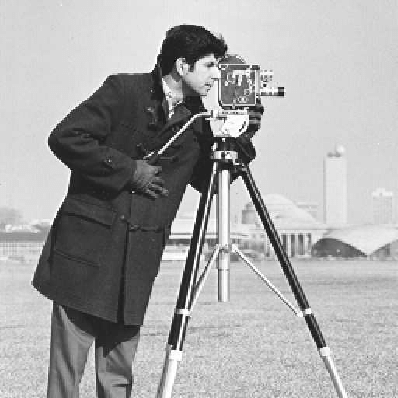
#> input picture cameraman.png, 398 x 398 px
$ python image_negative.py
#> lines starting #> are read from the running program, lines starting #| are printed output that depends on the picture
import cv2

# Specify the file name
file_name = "cameraman.png"
img = cv2.imread(file_name, cv2.IMREAD_GRAYSCALE)
#> img is the input picture: shape (398, 398); min 0, max 255, mean 167.4
negative_img = 255 - img
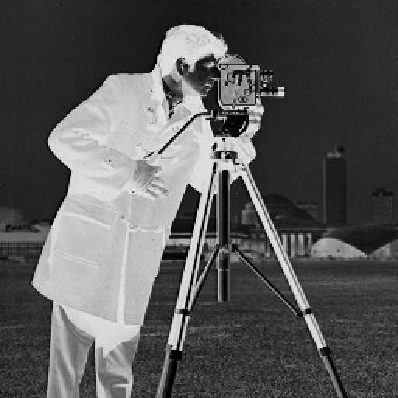
#> negative_img: shape (398, 398); min 0, max 255, mean 87.6
cv2.imshow("Original Image", img)
cv2.imshow("Negative Image", negative_img)
cv2.waitKey(0)
cv2.destroyAllWindows()
